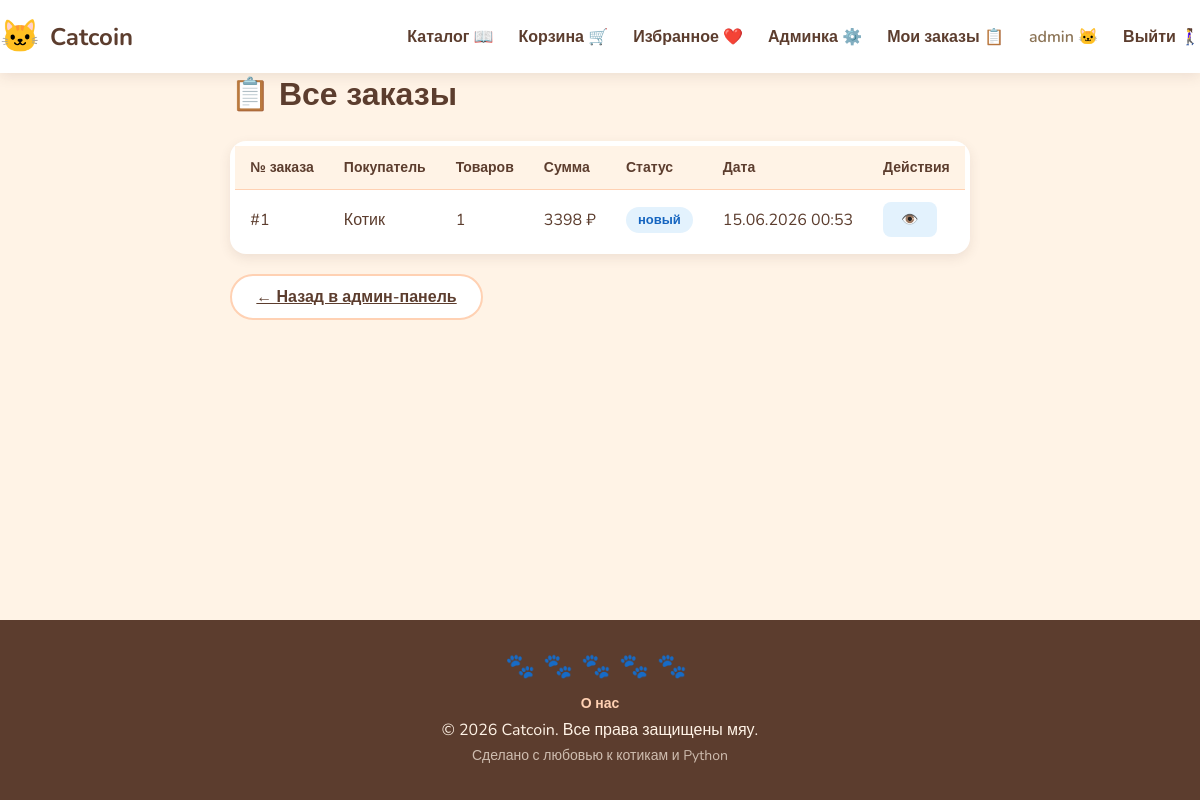
Page /admin/orders (signed in) on the committed database.
### models/user.py (models this page shows, shortened)
class User(UserMixin, db.Model):
    __tablename__ = 'users'
    id = db.Column(db.Integer, primary_key=True)
    username = db.Column(db.String(64), unique=True, nullable=False, index=True)
    email = db.Column(db.String(120), unique=True, nullable=False, index=True)
    password_hash = db.Column(db.String(256), nullable=False)
    is_admin = db.Column(db.Boolean, default=False)
    created_at = db.Column(db.DateTime, default=datetime.utcnow)
    cart_items = db.relationship('CartItem', backref='user', lazy='dynamic')
    orders = db.relationship('Order', backref='user', lazy='dynamic')

### models/order.py (models this page shows, shortened)
class Order(db.Model):
    __tablename__ = 'orders'
    id = db.Column(db.Integer, primary_key=True)
    user_id = db.Column(db.Integer, db.ForeignKey('users.id'), nullable=False)
    total_price = db.Column(db.Float, nullable=False, default=0.0)
    status = db.Column(db.String(32), nullable=False, default='новый')
    created_at = db.Column(db.DateTime, default=datetime.utcnow)
    items = db.relationship('OrderItem', backref='order', lazy='dynamic')

### blueprints/admin/routes.py (the view)
@admin_bp.route('/admin/orders')
@admin_required
def admin_orders():
    orders = Order.query.order_by(Order.created_at.desc()).all()
    return render_template('admin/orders.html', orders=orders)

### blueprints/admin/routes.py (called while the page is built)
def admin_required(func):
    from functools import wraps
    @wraps(func)
    @login_required
    def wrapper(*args, **kwargs):
        if not current_user.is_admin:
            flash('🐱 Доступ только для администраторов!', 'error')
            return redirect(url_for('main.index'))
        return func(*args, **kwargs)
    return wrapper

### blueprints/cart/routes.py (called while the page is built)
@cart_bp.app_context_processor
def inject_cart_count():
    from flask_login import current_user
    if current_user.is_authenticated:
        count = sum(item.quantity for item in current_user.cart_items)
    else:
        count = 0
    return {'cart_count': count}

### blueprints/favorites/routes.py (called while the page is built)
@favorites_bp.app_context_processor
def inject_favorites_count():
    from flask_login import current_user
    if current_user.is_authenticated:
        count = Favorite.query.filter_by(user_id=current_user.id).count()
    else:
        count = 0
    return {'favorites_count': count}

### models/user.py (called while the page is built)
@login_manager.user_loader
def load_user(user_id):
    return User.query.get(int(user_id))

### templates/admin/orders.html (shortened to what this page needs)
{% extends "base.html" %}
{% block content %}
<div class="admin-page">
    <h1>📋 Все заказы</h1>
    <div class="admin-table-wrap">
        <table class="admin-table">
            <thead>
                <tr>
                    <th>№ заказа</th>
                    <th>Покупатель</th>
                    <th>Товаров</th>
                    <th>Сумма</th>
                    <th>Статус</th>
                    <th>Дата</th>
                    <th>Действия</th>
                </tr>
            </thead>
            <tbody>
                {% for order in orders %}
                <tr>
                    <td>#{{ order.id }}</td>
                    <td>{{ order.user.username }}</td>
                    <td>{{ order.items.count() }}</td>
                    <td>{{ "%.0f"|format(order.total_price) }} ₽</td>
                    <td><span class="status-badge status-{{ order.status }}">{{ order.status }}</span></td>
                    <td>{{ order.created_at.strftime('%d.%m.%Y %H:%M') }}</td>
                    <td>
                        <a href="{{ url_for('admin.order_detail', order_id=order.id) }}" class="btn-sm btn-edit">👁️</a>
                    </td>
                </tr>
                {% endfor %}
            </tbody>
        </table>
    </div>
    <a href="{{ url_for('admin.dashboard') }}" class="btn btn-secondary">← Назад в админ-панель</a>
</div>
{% endblock %}

### templates/base.html (shortened to what this page needs)
<!DOCTYPE html>
<html lang="ru">
<head>
    <link rel="stylesheet" href="{{ url_for('static', filename='css/style.css') }}">
</head>
<body>
    <nav class="navbar">
        <div class="container nav-container">
            <a href="{{ url_for('main.index') }}" class="logo">
                <span class="logo-icon">🐱</span>
                <span class="logo-text">Catcoin</span>
            </a>
            <div class="nav-links">
    <a href="{{ url_for('main.index') }}">Каталог 📖</a>
    <a href="{{ url_for('cart.view_cart') }}" class="cart-link">
        Корзина 🛒
    </a>
    <a href="{{ url_for('favorites.view_favorites') }}" class="cart-link">
        Избранное ❤️
    </a>
    {% if current_user.is_authenticated and current_user.is_admin %}
        <a href="{{ url_for('admin.dashboard') }}"> Админка ⚙️</a>
    {% endif %}
    {% if current_user.is_authenticated %}
        <a href="{{ url_for('order.my_orders') }}">Мои заказы 📋</a>
        <span class="nav-user"> {{ current_user.username }} 🐱</span>
        <a href="{{ url_for('auth.logout') }}">Выйти 🚶‍♀️</a>
    {% else %}
        <a href="{{ url_for('auth.login') }}">Войти</a>
        <a href="{{ url_for('auth.register') }}">Регистрация</a>
    {% endif %}
</div>
        </div>
    </nav>
    <main class="container">
    {% block content %}{% endblock %}
</main>
    <footer class="footer">
    <div class="container footer-content">
        <div class="footer-paws">
            <span>🐾</span><span>🐾</span><span>🐾</span><span>🐾</span><span>🐾</span>
        </div>
        <div class="footer-links">
            <a href="{{ url_for('main.about') }}">О нас</a>
        </div>
        <p>© 2026 Catcoin. Все права защищены мяу.</p>
        <p class="footer-small">Сделано с любовью к котикам и Python</p>
    </div>
</footer>
</body>
</html>

### static/css/style.css (style rules this page uses)
:root { --pastel-orange: #FFD1B3; --warm-peach: #FFB38A; --dark-brown: #5C3D2E; --light-cream: #FFF3E6; --cat-paw-pink: #FFC0CB; --white: #FFFFFF; --gray: #8B7355; --shadow: 0 4px 12px rgba(92, 61, 46, 0.1); }
:root { --pastel-orange: #FFD1B3; --warm-peach: #FFB38A; --dark-brown: #5C3D2E; --light-cream: #FFF3E6; --cat-paw-pink: #FFC0CB; --white: #FFFFFF; --gray: #8B7355; --shadow: 0 4px 12px rgba(92, 61, 46, 0.1); --shadow-hover: 0 6px 16px rgba(92, 61, 46, 0.15); }
* { margin: 0; padding: 0; box-sizing: border-box; }
body { font-family: 'Nunito', sans-serif; background-color: var(--light-cream); color: var(--dark-brown); min-height: 100vh; display: flex; flex-direction: column; }
.container { max-width: 1200px; margin: 0 auto; padding: 0 20px; }
main { flex: 1; padding: 30px 0; }
.navbar { background-color: var(--white); box-shadow: var(--shadow); position: sticky; top: 0; z-index: 100; }
.nav-container { display: flex; justify-content: space-between; align-items: center; padding: 15px 0; }
.logo { text-decoration: none; display: flex; align-items: center; gap: 10px; }
.logo-icon { font-size: 32px; }
.logo-text { font-size: 24px; font-weight: 700; color: var(--dark-brown); }
.nav-links { display: flex; gap: 25px; }
.nav-links a { text-decoration: none; color: var(--dark-brown); font-weight: 600; transition: color 0.3s; }
.btn { display: inline-block; padding: 10px 24px; border: none; border-radius: 50px; font-family: 'Nunito', sans-serif; font-size: 16px; font-weight: 600; cursor: pointer; transition: background-color 0.3s, transform 0.2s; }
.footer { background-color: var(--dark-brown); color: var(--light-cream); text-align: center; padding: 30px 0; margin-top: auto; }
.footer-paws { font-size: 24px; letter-spacing: 8px; margin-bottom: 10px; }
.footer-content p { margin: 5px 0; }
.footer-small { font-size: 14px; opacity: 0.7; }
h1, h2, h3, h4, h5, h6, p, span, a, div { overflow-wrap: break-word; word-wrap: break-word; }
.btn-secondary { background-color: var(--white); color: var(--dark-brown); border: 2px solid var(--pastel-orange); }
.cart-link { position: relative; }
.nav-user { color: var(--gray); font-weight: 600; }
.status-badge { display: inline-block; padding: 4px 12px; border-radius: 50px; font-size: 13px; font-weight: 600; }
.status-новый { background-color: #E3F2FD; color: #1565C0; }
.admin-page h1 { margin-bottom: 25px; }
.admin-table-wrap { background-color: var(--white); border-radius: 16px; padding: 5px; box-shadow: var(--shadow); overflow-x: auto; margin-bottom: 20px; }
.admin-table { width: 100%; border-collapse: collapse; }
.admin-table th, .admin-table td { padding: 12px 15px; text-align: left; border-bottom: 1px solid var(--pastel-orange); }
.admin-table th { background-color: var(--light-cream); font-weight: 700; color: var(--dark-brown); font-size: 14px; }
.admin-table tr:last-child td { border-bottom: none; }
.btn-sm { padding: 6px 10px; border: none; border-radius: 8px; cursor: pointer; font-size: 16px; text-decoration: none; display: inline-block; }
.btn-edit { background-color: #E3F2FD; }
.btn-sm { padding: 8px 18px; font-size: 14px; }
.footer-links { margin-top: 10px; }
.footer-links a { color: var(--pastel-orange); text-decoration: none; font-weight: 600; font-size: 14px; transition: color 0.3s; }

### rows in the picture
User: username "admin"
Order: id "1", user.username "Котик", items.count "1", total_price "3398", status "новый", created_at "15.06.2026 00:53"
